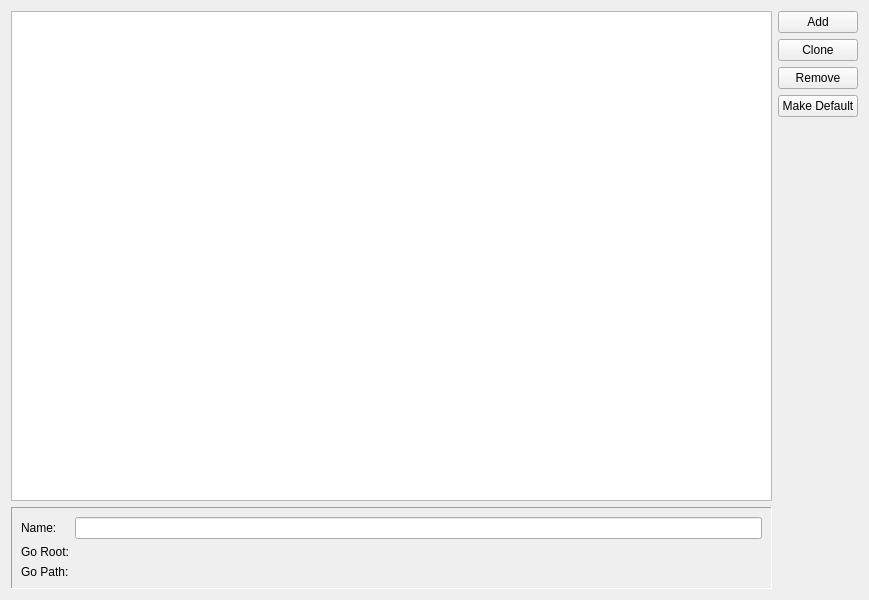
<?xml version="1.0" encoding="UTF-8"?>
<ui version="4.0">
 <class>Go::Internal::GoBuildNRunSettingsPageWidget</class>
 <widget class="QWidget" name="Go::Internal::GoBuildNRunSettingsPageWidget">
  <property name="geometry">
   <rect>
    <x>0</x>
    <y>0</y>
    <width>869</width>
    <height>600</height>
   </rect>
  </property>
  <property name="windowTitle">
   <string>Form</string>
  </property>
  <layout class="QHBoxLayout" name="horizontalLayout_3">
   <item>
    <layout class="QVBoxLayout" name="verticalLayout_2">
     <item>
      <widget class="QTreeView" name="treeView">
       <property name="sizePolicy">
        <sizepolicy hsizetype="Expanding" vsizetype="MinimumExpanding">
         <horstretch>0</horstretch>
         <verstretch>0</verstretch>
        </sizepolicy>
       </property>
      </widget>
     </item>
     <item>
      <widget class="QFrame" name="details">
       <property name="frameShape">
        <enum>QFrame::Panel</enum>
       </property>
       <property name="frameShadow">
        <enum>QFrame::Sunken</enum>
       </property>
       <layout class="QFormLayout" name="formLayout_2">
        <item row="0" column="0">
         <widget class="QLabel" name="label">
          <property name="text">
           <string>Name:</string>
          </property>
         </widget>
        </item>
        <item row="0" column="1">
         <widget class="QLineEdit" name="nameEdit"/>
        </item>
        <item row="1" column="0">
         <widget class="QLabel" name="label_2">
          <property name="text">
           <string>Go Root:</string>
          </property>
         </widget>
        </item>
        <item row="1" column="1">
         <widget class="Utils::PathChooser" name="goRootChooser" native="true"/>
        </item>
        <item row="2" column="0">
         <widget class="QLabel" name="label_3">
          <property name="text">
           <string>Go Path:</string>
          </property>
         </widget>
        </item>
        <item row="2" column="1">
         <widget class="Utils::PathChooser" name="goPathChooser" native="true"/>
        </item>
       </layout>
      </widget>
     </item>
    </layout>
   </item>
   <item>
    <layout class="QVBoxLayout" name="verticalLayout">
     <item>
      <widget class="QPushButton" name="addButton">
       <property name="text">
        <string>Add</string>
       </property>
      </widget>
     </item>
     <item>
      <widget class="QPushButton" name="cloneButton">
       <property name="text">
        <string>Clone</string>
       </property>
      </widget>
     </item>
     <item>
      <widget class="QPushButton" name="removeButton">
       <property name="text">
        <string>Remove</string>
       </property>
      </widget>
     </item>
     <item>
      <widget class="QPushButton" name="makeDefaultButton">
       <property name="text">
        <string>Make Default</string>
       </property>
      </widget>
     </item>
     <item>
      <spacer name="verticalSpacer">
       <property name="orientation">
        <enum>Qt::Vertical</enum>
       </property>
       <property name="sizeHint" stdset="0">
        <size>
         <width>20</width>
         <height>40</height>
        </size>
       </property>
      </spacer>
     </item>
    </layout>
   </item>
  </layout>
 </widget>
 <customwidgets>
  <customwidget>
   <class>Utils::PathChooser</class>
   <extends>QWidget</extends>
   <header location="global">utils/pathchooser.h</header>
   <container>1</container>
  </customwidget>
 </customwidgets>
 <resources/>
 <connections/>
</ui>
